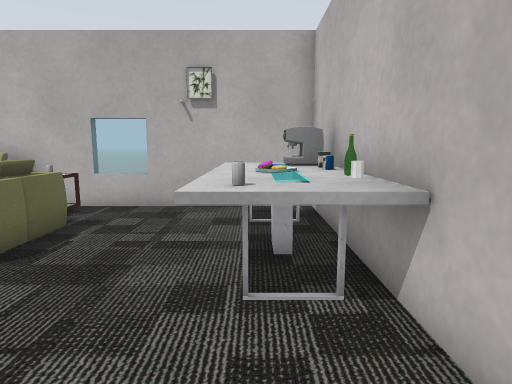
view 1 (above)

16 first-person views from a walk through a robot-simulator world made for Gazebo. The camera is 0.9 m above the floor, tilts 8° down and sees 75° across. The lines on the ground mark 1 m squares. The floor is counted in squares, 0.5 m on a side. Each view is taken from the middle of a square. On the plan, view 1 faces up. The plan holds only what a view shows up to about 17 squares ahead; the rest is blank. Simple patterns stand in for the simulator's built-in surfaces. Some surface patterns are stand-ins.

view 2
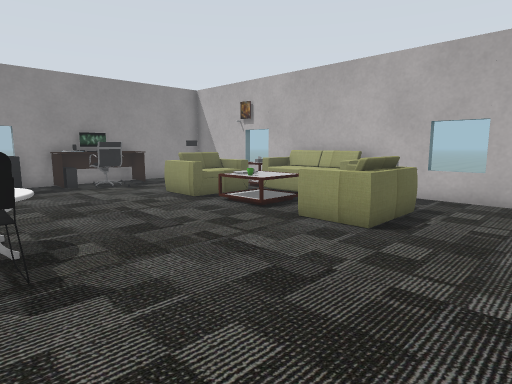

view 3
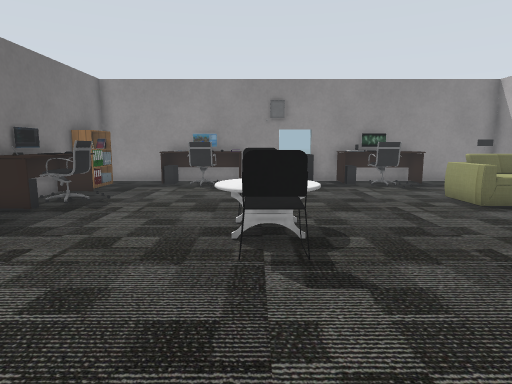

view 4
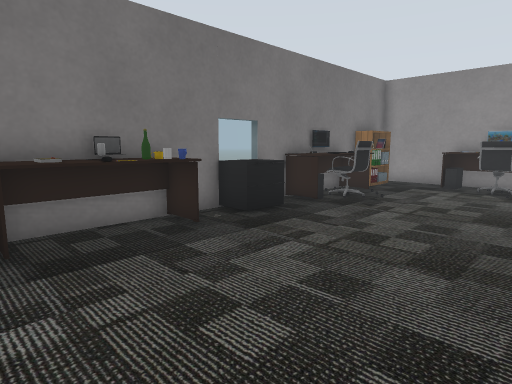

view 5
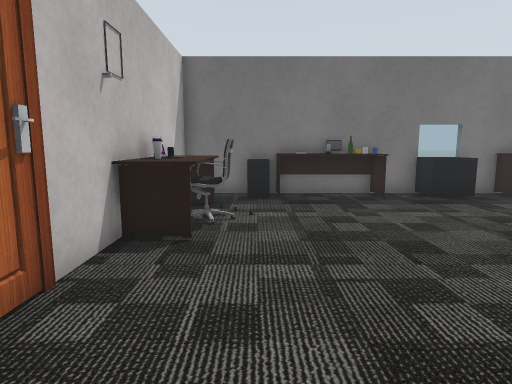

view 6
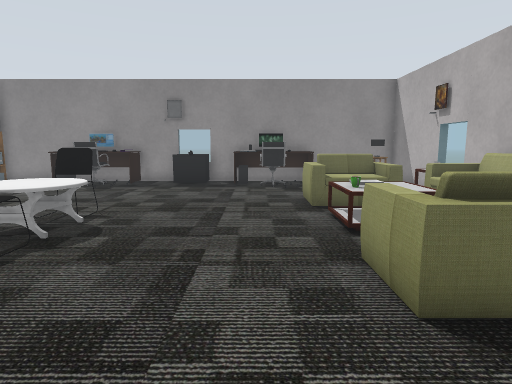

view 7
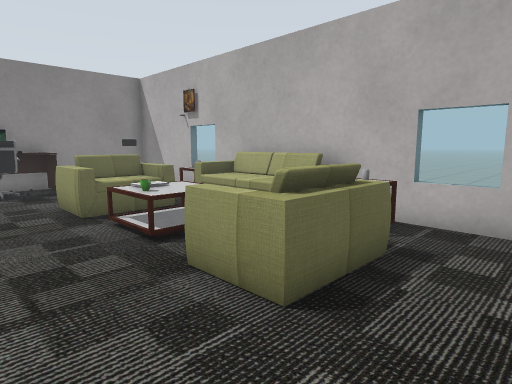

view 8
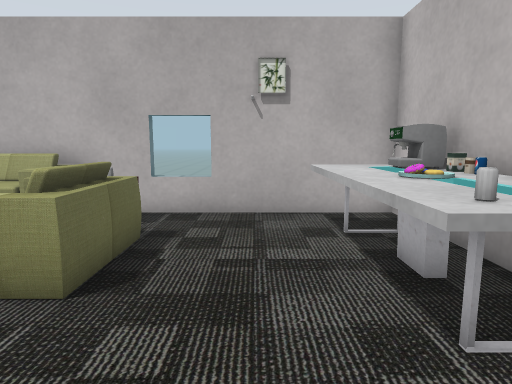

view 9
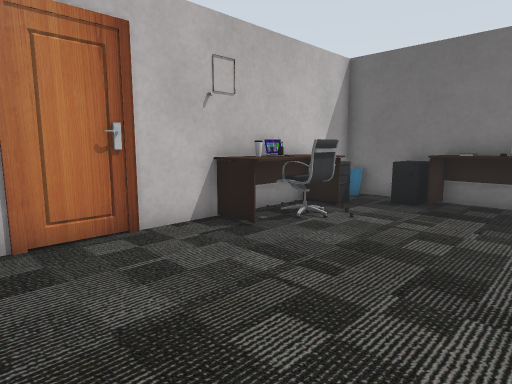

view 10
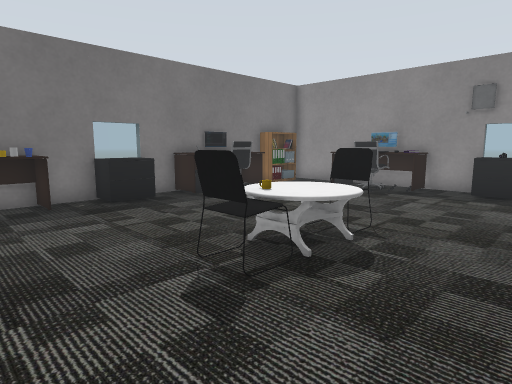

view 11
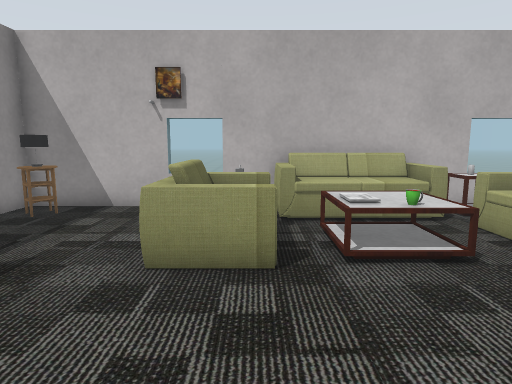

view 12
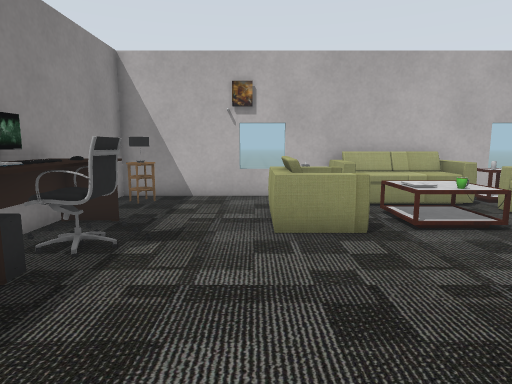

view 13
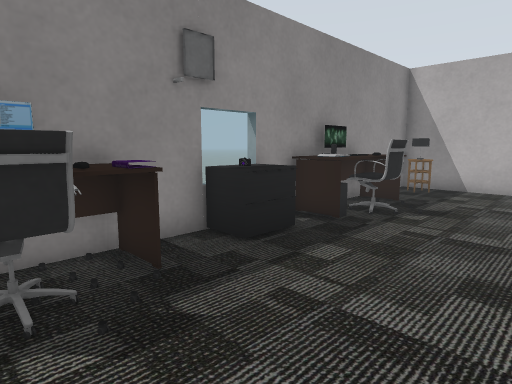

view 14
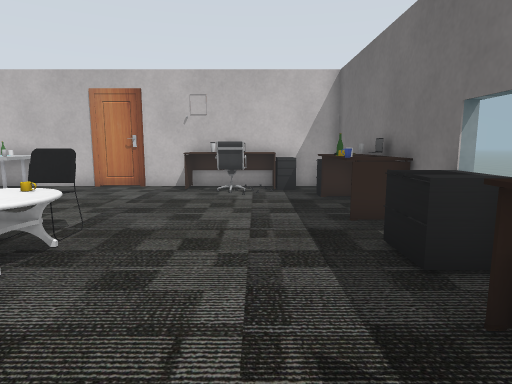

view 15
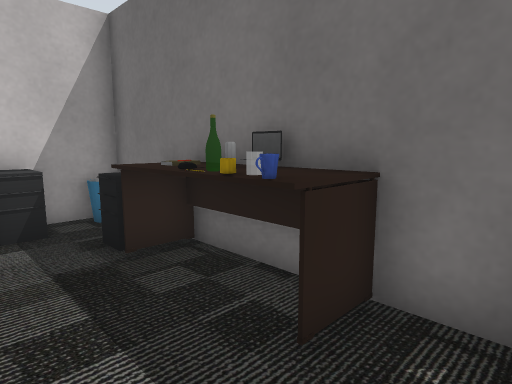

view 16
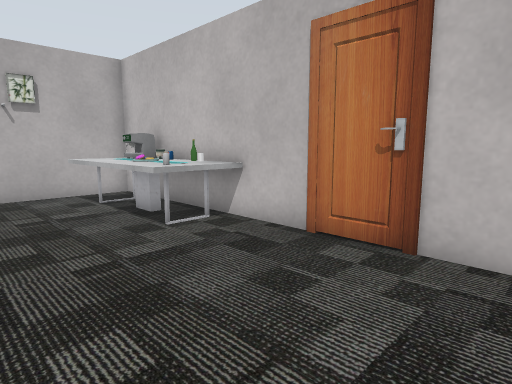

### Floor plan
Points are (right, up) in squares from view 1. A wall is a line through its corners. A room is listed if a view was taken in it or the views show most of it. See-through windows are left out.
Room 1 (views 1, 2, 3, 4, 5, 6, 7, 8, 9, 10, 11, 12, 13, 14, 15, 16)
walls: (-17.6, 0.7) (-18.1, 0.7); (1.7, 1) (1.7, 9.8) (-12.5, 9.8); (-17.7, -1.4) (-17.7, -9.6) (1.7, -9.6) (1.7, -1); (-7.1, -10) (-7.1, -9.5); (-4.8, 10.2) (-4.8, 9.7); (-14.4, 9.8) (-17.7, 9.8) (-17.7, 0.4)
ways out: open door at (2, -1); open door at (2, 1)
objects: picture (-18, -1); other object (-17, -6); monitor (-17, -5); desk (-17, -4); book (-17, -3) to (-16, -3); filing cabinet (-17, -1) to (-17, 0); other object (-17, 2); monitor (-17, 3); desk (-17, 4) to (-16, 5); side table (-17, 8); table (-17, 9) to (-16, 9); bookshelf (-16, -9) to (-15, -9); desk (-16, -6); office chair (-16, -5) to (-16, -4); desk (-16, 2); office chair (-16, 3) to (-16, 4); picture (-14, 10); desk (-13, -9) to (-13, -8); monitor (-12, -9); office chair (-12, -8) to (-11, -8); chair (-12, 5) to (-11, 7); other object (-12, 8) to (-11, 9); other object (-11, -9); desk (-10, -9) to (-10, -8); chair (-10, -2) to (-9, -1); sofa (-10, 8) to (-7, 9); grey box (-9, 5) to (-9, 6); coffee table (-9, 6) to (-8, 7); filing cabinet (-8, -9) to (-7, -9); table (-8, -3) to (-8, -1); cup (-8, 5); other object (-7, -2); chair (-7, -2) to (-6, -1); chair (-6, 5) to (-4, 7); side table (-6, 8) to (-5, 9); desk (-5, -9) to (-2, -8); other object (-5, 9); cup (-4, -8); other object (-4, -7); other object (-3, -9) to (-2, -9); filing cabinet (-1, -9) to (-1, -8); table (-1, 3) to (1, 8); office chair (0, -6) to (0, -5); desk (0, -4) to (1, -3); drink can (0, 4); bin (1, -9); filing cabinet (1, -7); desk (1, -6); laptop (1, -5); other object (1, -4); other object (1, 6); patterned box (1, 7); door leaf (2, 0)

Positions as (right, up) in squares from view 1, and headings:
1: (0, 0), facing up
2: (-1, -2), facing up-left
3: (-1, -2), facing left
4: (-1, -2), facing down-left
5: (-1, 3), facing down
6: (-1, 3), facing left
7: (-2, 2), facing up-left
8: (-2, 1), facing up
9: (-5, 2), facing down-right
10: (-3, 2), facing down-left
11: (-11, 0), facing up
12: (-13, -2), facing up
13: (-12, -5), facing up-left
14: (-13, -6), facing right
15: (-7, -6), facing down-right
16: (-4, -3), facing up-right
